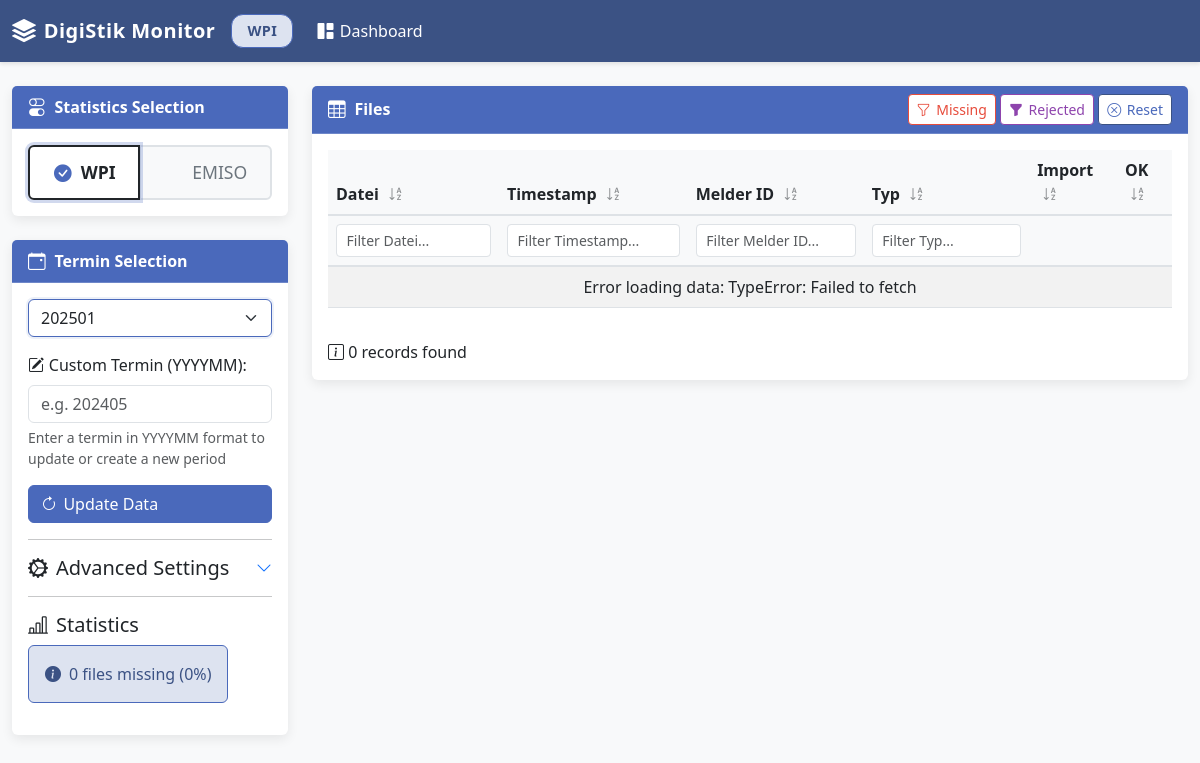
Before: / with the older database file.
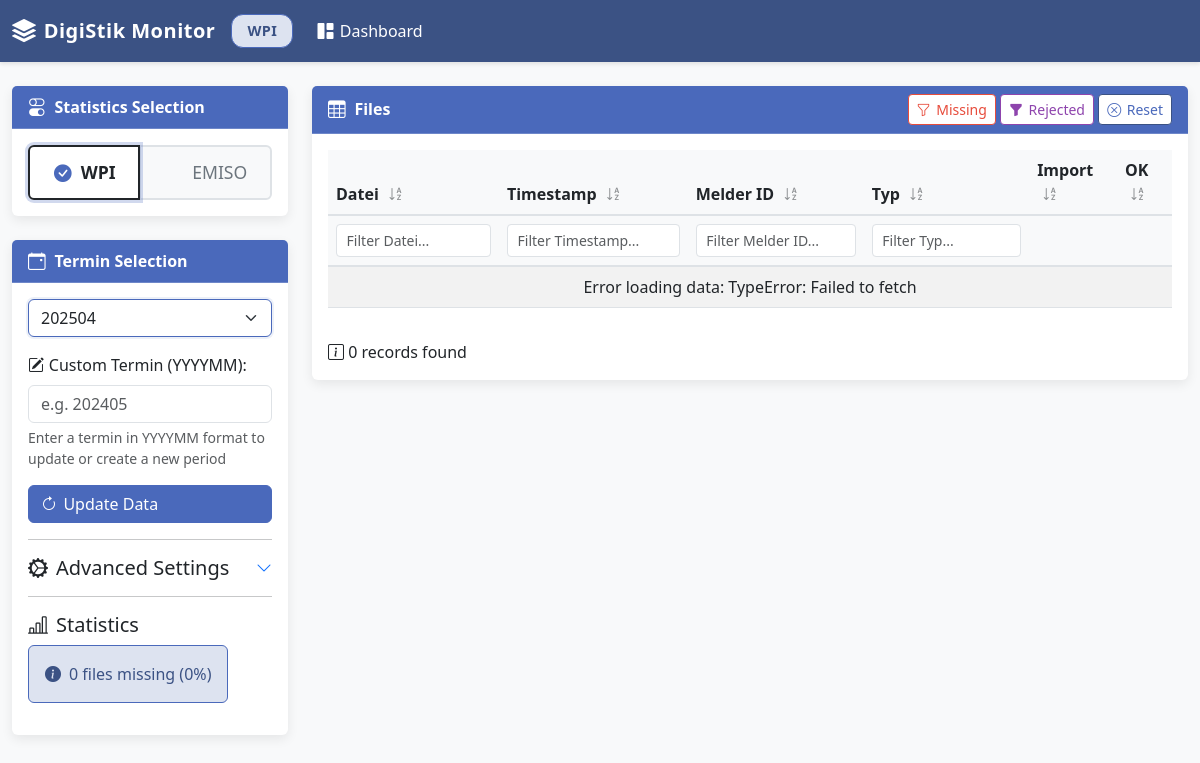
After: the same page with the newer database file.
### tables this page shows
CREATE TABLE settings (
        key TEXT PRIMARY KEY,
        value TEXT
    );

### app.py (the view)
@app.route('/')
def index():
    settings = get_settings()
    current_statistics = settings.get('statistics', 'wpi')
    termins = get_termins(current_statistics)
    return render_template('index.html', termins=termins, settings=settings)

### app.py (called while the page is built)
def get_settings():
    conn = sqlite3.connect('bmi_data.db')
    conn.row_factory = sqlite3.Row
    cursor = conn.cursor()
    cursor.execute("SELECT key, value FROM settings")
    rows = cursor.fetchall()
    settings = {}
    for row in rows:
        settings[row['key']] = row['value']
    for key, default_value in DEFAULT_SETTINGS.items():
        if key not in settings or not settings[key]:
            settings[key] = default_value
    conn.close()
    return settings

def get_termins(statistics='wpi'):
    conn = sqlite3.connect('bmi_data.db')
    cursor = conn.cursor()
    if statistics == 'emiso':
        cursor.execute("SELECT name FROM sqlite_master WHERE type='table' AND name LIKE 'BMI\\_EMISO%' ESCAPE '\\'")
        tables = cursor.fetchall()
        prefix = "BMI_EMISO"
    else:
        cursor.execute(
            "SELECT name FROM sqlite_master WHERE type='table' AND name LIKE 'BMI%' AND name NOT LIKE 'BMI\\_EMISO%' ESCAPE '\\'")
        tables = cursor.fetchall()
        prefix = "BMI"
    termins = []
    for table in tables:
        termin = table[0].replace(prefix, '')
        termins.append(termin)
    conn.close()
    return sorted(termins, reverse=True)  # Most recent first

### templates/index.html (shortened to what this page needs)
<!DOCTYPE html>
<html lang="en" class="theme-{{ settings.statistics }}">
<head>
    <link rel="stylesheet" href="https://cdn.jsdelivr.net/npm/bootstrap@5.3.0/dist/css/bootstrap.min.css">
    <link rel="stylesheet" href="https://cdn.jsdelivr.net/npm/bootstrap-icons@1.11.1/font/bootstrap-icons.css">
    <link rel="stylesheet" href="{{ url_for('static', filename='css/style.css') }}">
</head>
<body>
    <nav class="navbar navbar-expand-lg navbar-dark">
        <div class="container-fluid">
            <a class="navbar-brand icon-text" href="#"><i class="bi bi-stack"></i>DigiStik Monitor</a>
            <div class="d-flex align-items-center">
                <span class="theme-badge me-3">{{ settings.statistics|upper }}</span>
            </div>
            <div class="collapse navbar-collapse" id="navbarNav">
                <ul class="navbar-nav">
                    <li class="nav-item">
                        <a class="nav-link active icon-text" href="/"><i class="bi bi-grid-1x2-fill"></i>Dashboard</a>
                    </li>
                </ul>
            </div>
        </div>
    </nav>
    <div class="container-fluid mt-4">
        <div class="row">
            <div class="col-md-3">
                <div class="card mb-4">
                    <div class="card-header card-header-theme">
                        <strong class="icon-text"><i class="bi bi-toggles"></i>Statistics Selection</strong>
                    </div>
                    <div class="card-body">
                        <div class="statistics-toggle">
                            <div class="btn-group w-100" role="group" aria-label="Statistics Type">
                                <label class="btn btn-toggle btn-wpi" for="wpiRadio">
                                    <span class="toggle-indicator"><i class="bi bi-check-circle-fill"></i></span>
                                    WPI
                                </label>
                                <label class="btn btn-toggle btn-emiso" for="emisoRadio">
                                    EMISO
                                </label>
                            </div>
                        </div>
                    </div>
                </div>
                <div class="card">
                    <div class="card-header card-header-theme">
                        <strong class="icon-text"><i class="bi bi-calendar-event"></i>Termin Selection</strong>
                    </div>
                    <div class="card-body">
                        <select id="terminSelect" class="form-select border-theme">
                            {% for termin in termins %}
                            <option value="{{ termin }}">{{ termin }}</option>
                            {% endfor %}
                        </select>
                        <div class="mt-3">
                            <label for="customTerminInput" class="form-label icon-text" id="customTerminInputLabel">
                                <i class="bi bi-pencil-square"></i>Custom Termin (YYYYMM):
                            </label>
                            <input type="text" id="customTerminInput" class="form-control" placeholder="e.g. 202405" pattern="[0-9]{6}">
                            <div class="form-text">Enter a termin in YYYYMM format to update or create a new period</div>
                        </div>
                        <div class="d-grid gap-2 mt-3">
                            <button id="updateDataBtn" class="btn btn-primary icon-text">
                                <i class="bi bi-arrow-clockwise"></i> Update Data
                            </button>
                        </div>
                        <hr>
                        <div class="mt-3">
                            <a class="d-flex justify-content-between align-items-center text-decoration-none"
                               data-bs-toggle="collapse"
                               href="#advancedSettingsCollapse"
                               role="button"
                               aria-expanded="false"
                               aria-controls="advancedSettingsCollapse">
                                <h5 class="mb-0 icon-text text-body"><i class="bi bi-gear-wide-connected"></i>Advanced Settings</h5>
                                <i class="bi bi-chevron-down"></i>
                            </a>
                        </div>
                        <hr>
                        <div id="statistics" class="mt-3">
                            <h5 class="icon-text"><i class="bi bi-bar-chart-line"></i>Statistics</h5>
                            <div id="statsContent">
                                <div class="alert alert-info icon-text">
                                    <i class="bi bi-info-circle-fill me-2"></i>
                                    <div>
                                        <span id="missingCount">0</span> files missing
                                        (<span id="missingPercentage">0%</span>)
                                    </div>
                                </div>
                            </div>
                        </div>
                    </div>
                </div>
            </div>
            <div class="col-md-9">
                <div class="card">
                    <div class="card-header card-header-theme">
                        <div class="d-flex justify-content-between align-items-center">
                            <strong class="icon-text"><i class="bi bi-table"></i>Files</strong>
                            <div>
                                <button id="missingFilesBtn" class="btn btn-sm btn-missing inactive icon-text">
                                    <i class="bi bi-funnel"></i> Missing
                                </button>
                                <button id="rejectedFilesBtn" class="btn btn-sm btn-rejected inactive icon-text">
                                    <i class="bi bi-funnel-fill"></i> Rejected
                                </button>
                                <button id="resetFiltersBtn" class="btn btn-sm btn-filter inactive icon-text">
                                    <i class="bi bi-x-circle"></i> Reset
                                </button>
                            </div>
                        </div>
                    </div>
                    <div class="card-body">
                        <div class="table-responsive">
                            <table id="dataTable" class="table table-striped table-hover">
                                <thead>
                                    <tr>
                                        <th data-field="datei" class="sortable">
                                            Datei <i class="bi bi-sort-alpha-down sort-icon"></i>
                                        </th>
                                        <th data-field="erstellt" class="sortable">
                                            Timestamp <i class="bi bi-sort-alpha-down sort-icon"></i>
                                        </th>
                                        <th data-field="melder_id" class="sortable">
                                            Melder ID <i class="bi bi-sort-alpha-down sort-icon"></i>
                                        </th>
                                        <th data-field="typ" class="sortable">
                                            Typ <i class="bi bi-sort-alpha-down sort-icon"></i>
                                        </th>
                                        <th data-field="import_found" class="sortable">
                                            Import <i class="bi bi-sort-alpha-down sort-icon"></i>
                                        </th>
                                        <th data-field="ok" class="sortable">
                                            OK <i class="bi bi-sort-alpha-down sort-icon"></i>
                                        </th>
                                    </tr>
                                    <tr id="filterRow">
                                        <th><input type="text" class="form-control form-control-sm column-filter" data-field="datei" placeholder="Filter Datei..."></th>
                                        <th><input type="text" class="form-control form-control-sm column-filter" data-field="erstellt" placeholder="Filter Timestamp..."></th>
                                        <th><input type="text" class="form-control form-control-sm column-filter" data-field="melder_id" placeholder="Filter Melder ID..."></th>
                                        <th><input type="text" class="form-control form-control-sm column-filter" data-field="typ" placeholder="Filter Typ..."></th>
                                        <th></th>
                                        <th></th>
                                    </tr>
                                </thead>
                                <tbody id="tableBody">
                                </tbody>
                            </table>
                        </div>
                        <div class="d-flex justify-content-between align-items-center mt-3">
                            <div>
                                <i class="bi bi-info-square"></i> <span id="totalRecords">0</span> records found
                            </div>
                        </div>
                    </div>
                </div>
            </div>
        </div>
    </div>
</body>
</html>

### static/css/style.css (style rules this page uses)
body { background-color: #f8f9fa; font-family: 'Segoe UI', Tahoma, Geneva, Verdana, sans-serif; }
.card { border: none; box-shadow: 0 4px 12px rgba(0, 0, 0, 0.08); transition: box-shadow 0.3s ease-in-out; }
.table thead th { position: relative; cursor: pointer; user-select: none; background-color: #f8f9fa; border-bottom-width: 2px; }
.sort-icon { margin-left: 5px; opacity: 0.5; }
:root { --primary-wpi: #4A69BB; --secondary-wpi: #3B5284; --light-wpi: #DDE3F0; --hover-wpi: #405D9F; --border-wpi: #3B5284; --primary-emiso: #1ABC9C; --secondary-emiso: #158774; --light-emiso: #D4F3ED; --hover-emiso: #17A589; --border-emiso: #158774; }
.statistics-toggle { position: relative; }
.btn-toggle { padding: 12px 15px; font-size: 1.1rem; font-weight: 600; transition: all 0.2s ease-in-out; position: relative; display: flex; align-items: center; justify-content: center; border-width: 2px; }
.toggle-indicator { margin-right: 8px; opacity: 0; transition: opacity 0.2s ease-in-out; width: 20px; height: 20px; display: flex; align-items: center; justify-content: center; }
.theme-wpi .btn-wpi .toggle-indicator { opacity: 1; color: var(--primary-wpi); }
.theme-wpi .btn-wpi { color: var(--primary-wpi); background-color: var(--light-wpi); border-color: var(--border-wpi); font-weight: 700; box-shadow: 0 0 0 3px rgba(var(--primary-wpi-rgb, 74, 105, 187), 0.25); z-index: 2; }
.theme-wpi .btn-emiso { color: #6c757d; background-color: #f8f9fa; border-color: #dee2e6; font-weight: 400; }
.btn-filter { transition: all 0.2s ease; }
.theme-wpi .btn-filter { color: white; background-color: var(--primary-wpi); border-color: var(--border-wpi); font-weight: 500; }
.theme-wpi .btn-filter.inactive { color: var(--primary-wpi); background-color: white; border-color: var(--border-wpi); }
.btn-missing { color: white !important; background-color: #e74c3c !important; border-color: #e74c3c !important; }
.btn-missing.inactive { color: #e74c3c !important; background-color: white !important; border-color: #e74c3c !important; }
.btn-rejected { color: white !important; background-color: #8e44ad !important; border-color: #8e44ad !important; }
.btn-rejected.inactive { color: #8e44ad !important; background-color: white !important; border-color: #8e44ad !important; }
.theme-wpi .btn-primary { background-color: var(--primary-wpi); border-color: var(--primary-wpi); }
.theme-wpi .navbar-dark { background-color: var(--secondary-wpi) !important; box-shadow: 0 2px 4px rgba(0,0,0,0.1); }
.theme-wpi .card-header-theme { background-color: var(--primary-wpi); color: white; border-bottom: 1px solid rgba(255,255,255,0.2); }
.theme-wpi .alert-info { background-color: var(--light-wpi); border-color: var(--primary-wpi); color: var(--secondary-wpi); }
.theme-wpi .border-theme { border-color: var(--primary-wpi) !important; border-width: 1px; box-shadow: 0 0 0 2px rgba(var(--primary-wpi-rgb, 74, 105, 187), 0.1); }
#filterRow input { padding: 0.3rem 0.6rem; font-size: 0.875rem; }
.theme-badge { font-size: 0.9rem; border-radius: 12px; padding: 5px 15px; font-weight: 600; letter-spacing: 0.5px; }
.theme-wpi .theme-badge { background-color: var(--light-wpi); color: var(--secondary-wpi); border: 1px solid var(--primary-wpi); }
.icon-text { display: inline-flex; align-items: center; }
.icon-text .bi { margin-right: 0.4em; }
.card-header-theme strong .bi { margin-right: 0.5em; font-size: 1.1em; }
:root { --primary-wpi-rgb: 74, 105, 187; --primary-emiso-rgb: 26, 188, 156; }
.navbar-brand { font-weight: 600; letter-spacing: 0.5px; }
.navbar-brand .bi { margin-right: 0.3em; font-size: 1.2em; vertical-align: middle; }
#customTerminInputLabel .bi { margin-right: 0.3em; }

Changed rows visible on the page:
added settings: statistics "WPI"
Other visible differences:
form field value: "202501" → "202504"
{{ settings.statistics|upper }}: "WPI" → (not shown)
